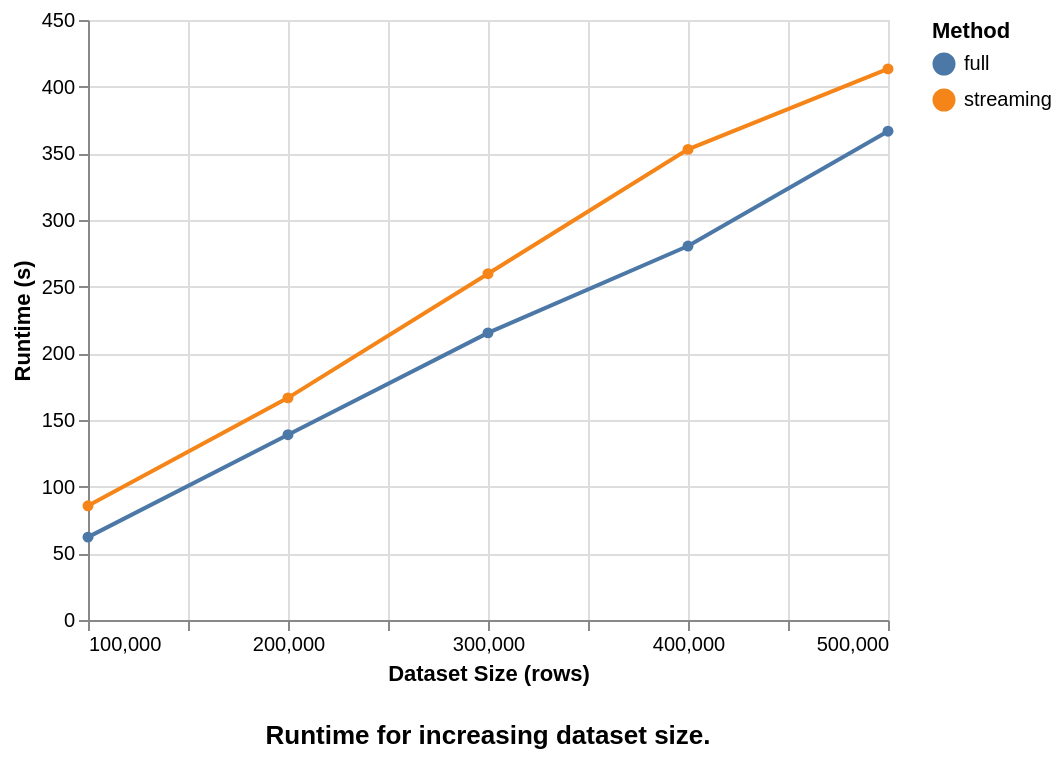

The Vega-Lite source for this figure:
### Vega-Lite specification from a JSON file in a GitHub repository (floating-point values rounded to 4 significant figures)
{"config": {"view": {"width": 400, "height": 300}}, "data": {"name": "data-bffbc5a44271088d02dda5494a2a1f56"}, "mark": {"type": "line", "point": true}, "encoding": {"color": {"type": "nominal", "field": "method", "title": "Method"}, "x": {"type": "quantitative", "field": "size", "title": "Dataset Size (rows)"}, "y": {"type": "quantitative", "field": "totaltime", "title": "Runtime (s)"}}, "$schema": "https://vega.github.io/schema/vega-lite/v2.6.0.json", "datasets": {"data-bffbc5a44271088d02dda5494a2a1f56": [{"size": 100000, "totaltime": 62.14, "method": "full"}, {"size": 100000, "totaltime": 85.64, "method": "streaming"}, {"size": 200000, "totaltime": 139.0, "method": "full"}, {"size": 200000, "totaltime": 166.6, "method": "streaming"}, {"size": 300000, "totaltime": 215.4, "method": "full"}, {"size": 300000, "totaltime": 259.7, "method": "streaming"}, {"size": 400000, "totaltime": 280.5, "method": "full"}, {"size": 400000, "totaltime": 353.0, "method": "streaming"}, {"size": 500000, "totaltime": 366.6, "method": "full"}, {"size": 500000, "totaltime": 413.3, "method": "streaming"}]}, "title": {"text": "Runtime for increasing dataset size.", "orient": "bottom", "anchor": "middle", "offset": 20}}
